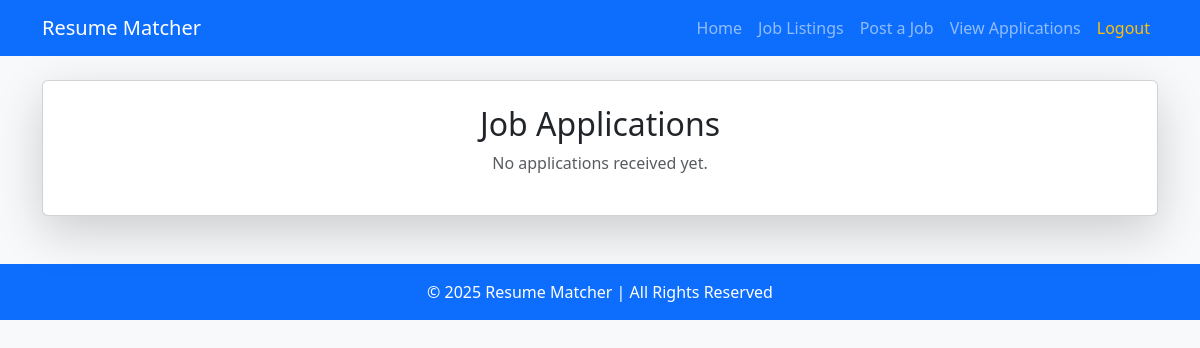
/applications (signed in), run on an earlier commit of the app's database.
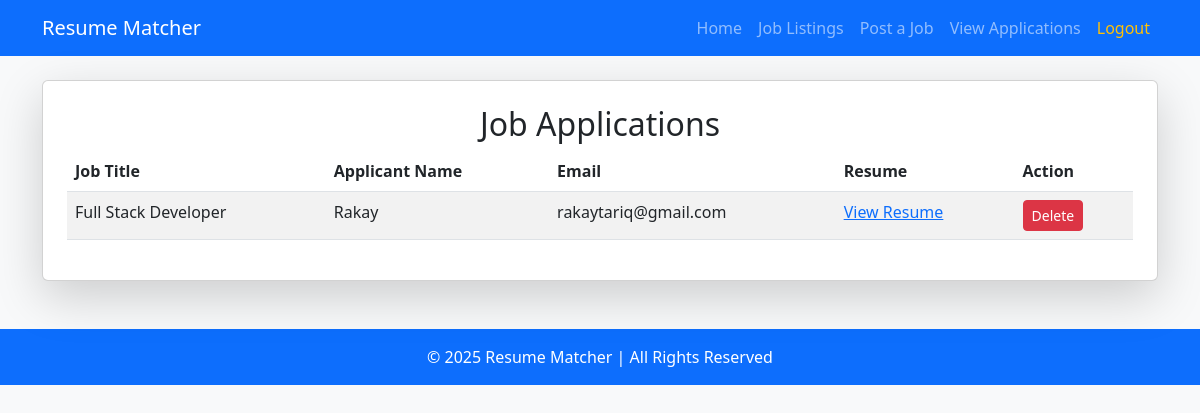
And on a later commit of the database.
### app.py (models this page shows)
class JobApplication(db.Model):
    id = db.Column(db.Integer, primary_key=True)
    job_id = db.Column(db.Integer, db.ForeignKey("job.id"), nullable=False)
    name = db.Column(db.String(100), nullable=False)
    email = db.Column(db.String(100), nullable=False)
    resume_filename = db.Column(db.String(255), nullable=False)
    job = db.relationship("Job", backref=db.backref("applications", lazy=True))

class Job(db.Model):
    id = db.Column(db.Integer, primary_key=True)
    title = db.Column(db.String(100), nullable=False)
    description = db.Column(db.Text, nullable=False)
    skills = db.Column(db.String(255), nullable=False)

### app.py (the view)
@app.route("/applications")
@login_required
def view_applications():
    applications = JobApplication.query.all()
    return render_template("applications.html", applications=applications)

### app.py (called while the page is built)
@login_manager.user_loader
def load_user(user_id):
    return HRUser.query.get(int(user_id))

### templates/applications.html (shortened to what this page needs)
{% extends "base.html" %}
{% block content %}
    <div class="card shadow-lg p-4">
        <h2 class="text-center">Job Applications</h2>
        {% if applications %}
        <table class="table table-striped">
            <thead>
                <tr>
                    <th>Job Title</th>
                    <th>Applicant Name</th>
                    <th>Email</th>
                    <th>Resume</th>
                    <th>Action</th>
                </tr>
            </thead>
            <tbody>
                {% for app in applications %}
                    <tr>
                        <td>{{ app.job.title }}</td>
                        <td>{{ app.name }}</td>
                        <td>{{ app.email }}</td>
                        <td><a href="{{ url_for('uploaded_file', filename=app.resume_filename) }}" target="_blank">View Resume</a></td>
                        <td>
                            <form action="{{ url_for('delete_application', application_id=app.id) }}" method="POST" onsubmit="return confirm('Are you sure you want to delete this application?');">
                                <button type="submit" class="btn btn-danger btn-sm">Delete</button>
                            </form>
                        </td>
                    </tr>
                {% endfor %}
            </tbody>
        </table>
        {% else %}
            <p class="text-center text-muted">No applications received yet.</p>
        {% endif %}
    </div>
{% endblock %}

What changed in the data, as far as the page shows it:
added JobApplication: job "Full Stack Developer", name "Rakay", email "rakaytariq@gmail.com"
Also different on the page:
text no longer shown: "No applications received yet."
text now shown: "Job Title Applicant Name Email Resume Action"
